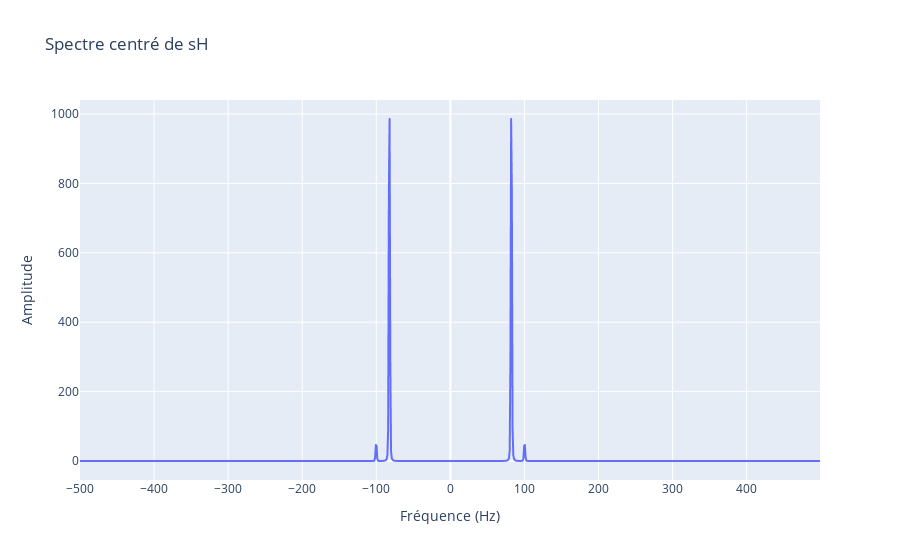
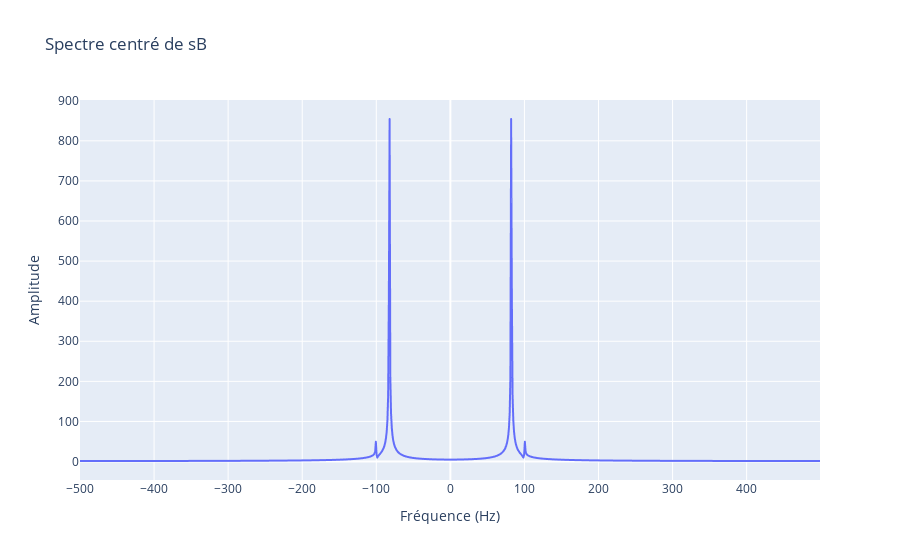

These figures' notebook cell, in order:
### Markdown cell above
6. Afficher sur un même graphe les deux signaux temporels en fonction du temps, puis sur un autre graphe les
spectres centrés de sH [k] et sB [k]. Notez le nombre de pics d’amplitude pour chaque courbe, et relevez les
fréquences auxquelles ces pics apparaissent. Commentez

### Code cell
#spectre de sH
fft_sH = np.fft.fftshift(np.fft.fft(sH, N))
freq = (np.arange(N)/N-0.5)*nue

fig2 = px.line(x=freq, y=abs(fft_sH), 
               title='Spectre centré de sH', 
               labels={'x': 'Fréquence (Hz)', 'y': 'Amplitude'}).show()

#spectre de sB
fft_sB = np.fft.fftshift(np.fft.fft(sB, N))
fig3 = px.line(x=freq, y=abs(fft_sB), 
               title='Spectre centré de sB', 
               labels={'x': 'Fréquence (Hz)', 'y': 'Amplitude'}).show()

### Figure 1 — Plotly figure (JSON) as saved in the notebook; plotly's stock layout.template omitted (floating-point values rounded to 4 significant figures; data arrays with more than 128 entries replaced by an {"elided": "..."} marker saying what was removed)
{"data": [{"hovertemplate": "Fréquence (Hz)=%{x}<br>Amplitude=%{y}<extra></extra>", "legendgroup": "", "line": {"color": "#636efa", "dash": "solid"}, "marker": {"symbol": "circle"}, "mode": "lines", "name": "", "showlegend": false, "type": "scattergl", "x": {"elided": "1024 float values"}, "xaxis": "x", "y": {"elided": "1024 float values"}, "yaxis": "y"}], "layout": {"legend": {"tracegroupgap": 0}, "title": {"text": "Spectre centré de sH"}, "xaxis": {"anchor": "y", "domain": [0, 1], "title": {"text": "Fréquence (Hz)"}}, "yaxis": {"anchor": "x", "domain": [0, 1], "title": {"text": "Amplitude"}}}}

### Figure 2 — Plotly figure (JSON) as saved in the notebook; plotly's stock layout.template omitted (floating-point values rounded to 4 significant figures; data arrays with more than 128 entries replaced by an {"elided": "..."} marker saying what was removed)
{"data": [{"hovertemplate": "Fréquence (Hz)=%{x}<br>Amplitude=%{y}<extra></extra>", "legendgroup": "", "line": {"color": "#636efa", "dash": "solid"}, "marker": {"symbol": "circle"}, "mode": "lines", "name": "", "showlegend": false, "type": "scattergl", "x": {"elided": "1024 float values"}, "xaxis": "x", "y": {"elided": "1024 float values"}, "yaxis": "y"}], "layout": {"legend": {"tracegroupgap": 0}, "title": {"text": "Spectre centré de sB"}, "xaxis": {"anchor": "y", "domain": [0, 1], "title": {"text": "Fréquence (Hz)"}}, "yaxis": {"anchor": "x", "domain": [0, 1], "title": {"text": "Amplitude"}}}}
